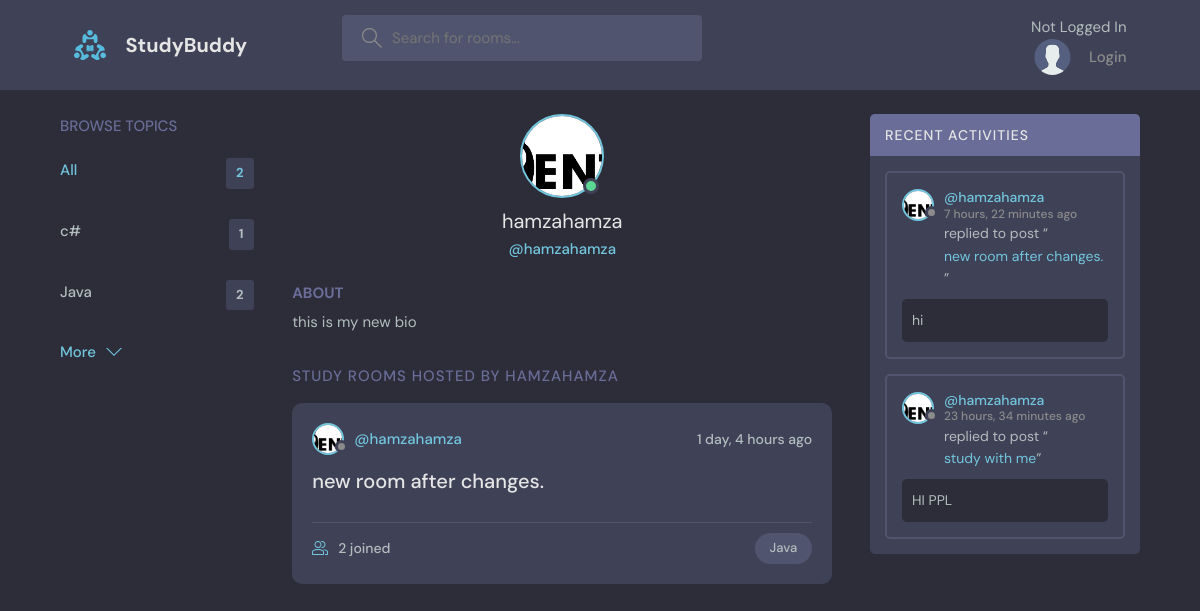
Screenshot of /profile/3/ with the database file from the repository.
### base/models.py (models this page shows, shortened)
class Topic(models.Model):
    name = models.CharField(max_length=200)

class Profile(models.Model):
    user= models.OneToOneField(User,on_delete=models.CASCADE)
    bio = models.TextField(null=True, blank=True)
    avatar= models.ImageField(null=True,default='avatar.svg')

class Room(models.Model):
    host =models.ForeignKey(User, on_delete=models.SET_NULL,null=True)
    topic = models.ForeignKey(Topic, on_delete=models.SET_NULL,null=True)
    name = models.CharField(max_length=200)
    description = models.TextField(null=True, blank=True)
    participants = models.ManyToManyField(User,related_name='participants',blank=True)
    updated = models.DateTimeField(auto_now=True)
    created = models.DateTimeField(auto_now_add=True)
    class Meta:
        ordering= ['-updated','-created']
    def __str__(self) :
        return self.name

class message(models.Model):
    user = models.ForeignKey(User,on_delete=models.CASCADE)
    room = models.ForeignKey(Room, on_delete=models.CASCADE)
    body = models.TextField()
    updated = models.DateTimeField(auto_now=True)
    created = models.DateTimeField(auto_now_add=True)
    class Meta:
        ordering= ['-updated','-created']

### base/views.py (the view)
# urls.py: path('profile/<str:pk>/',views.userProfile,name='user-profile'),
def userProfile(request,pk):
    user= User.objects.get(id=pk)
    profile=  Profile.objects.get(user=user)
    rooms=user.room_set.all()
    room_message = user.message_set.all()
    topics = Topic.objects.all()
    context={'user':user,
    'rooms':rooms,
    'room_messages':room_message,
    'topics':topics,
    'profile':profile
    }
    return render(request,'base/profile.html',context)

### base/templates/base/profile.html (shortened to what this page needs)
{% extends 'main.html' %}
{% block content %}
  <main class="profile-page layout layout--3">
    <div class="container">
      {% include 'base/topics_component.html' %}
      <div class="roomList">
        <div class="profile">
          <div class="profile__avatar">
            <div class="avatar avatar--large active">
              <img src="{{user.profile.avatar.url}}" />
            </div>
          </div>
          <div class="profile__info">
            <h3>{{user.username}}</h3>
            <p>@{{user.username}}</p>
          </div>
          <div class="profile__about">
            <h3>About</h3>
            <p>
              {{profile.bio}}
            </p>
          </div>
        </div>
        <div class="roomList__header">
          <div>
            <h2>Study Rooms Hosted by {{user.username}}</a>
            </h2>
          </div>
        </div>
        {% include 'base/feed_component.html'%}
      </div>
      {% include 'base/activity_component.html' %}
    </div>
  </main>
{%endblock content %}

### templates/main.html (shortened to what this page needs)
<!DOCTYPE html>
{% load static %}
<html lang="en">
  <head>
    <link rel="stylesheet" href="{% static 'styles/style.css' %}" />
  </head>
  <body>
    {% include 'navbar.html' %}
    {%block content%}
    {%endblock%}
  </body>
</html>

### templates/navbar.html (shortened to what this page needs)
{% load static%}
<header class="header header--loggedIn">
<div class="container">
    <a href="{%url 'home' %} " class="header__logo">
      <img src="{% static 'images/logo.svg' %}" />
      <h1>StudyBuddy</h1>
    </a>
    <form class="header__search" method="GET" action="{%url 'home' %}" >
      <label>
        <input name="q" placeholder="Search for rooms..."  autocomplete="off"/>
      </label>
    </form>
    <nav class="header__menu">
      {% if request.user.is_authenticated %}
      <div class="header__user">
        <a href="{%url 'update-user'%}">
          <div class="avatar avatar--medium active">
            <img src="{{request.user.profile.avatar.url}}" />
          </div>
          <p>{{request.user}} <span>@{{request.user}}</span></p>
        </a>
        <button class="dropdown-button">
          <svg version="1.1" xmlns="http://www.w3.org/2000/svg" width="32" height="32" viewBox="0 0 32 32">
            <title>chevron-down</title>
            <path d="M16 21l-13-13h-3l16 16 16-16h-3l-13 13z"></path>
          </svg>
        </button>
      </div>
      {%else%}
      Not Logged In
      <a href="{% url 'login'%}">
        <img src="{% static 'images/avatar.svg'%}" />
        <p>Login</p>
      </a>
      {% endif %}
    </nav>
  </div>
</header>

### base/templates/base/topics_component.html
<div class="topics">
    <div class="topics__header">
      <h2>Browse Topics</h2>
    </div>
    <ul class="topics__list">
      <li>
        <a href="{%url 'home'%}" class="active">All <span>{{topics.count}}</span></a>
      </li>
      {%for topic in topics%}
      <li>
        <a href="{% url 'home' %}?q={{topic.name}}">{{topic.name}} <span>{{topic.room_set.all.count}}</span></a>
      </li>
    {%endfor%}
    </ul>
    <a class="btn btn--link" href="{%url 'browse-topics' %}">
      More
      <svg version="1.1" xmlns="http://www.w3.org/2000/svg" width="32" height="32" viewBox="0 0 32 32">
        <title>chevron-down</title>
        <path d="M16 21l-13-13h-3l16 16 16-16h-3l-13 13z"></path>
      </svg>
    </a>
  </div>

### base/templates/base/feed_component.html (shortened to what this page needs)
{%for room in rooms  %}
<div class="roomListRoom">
  <div class="roomListRoom__header">
    <a href="{%url 'user-profile' room.host.id%}" class="roomListRoom__author">
      <div class="avatar avatar--small">
        <img src="{{room.host.profile.avatar.url}}" />
      </div>
      <span>@{{room.host.username}}</span>
    </a>
    <div class="roomListRoom__actions">
      <span>{{room.created|timesince}} ago</span>
    </div>
  </div>
  <div class="roomListRoom__content">
    <a href="{% url 'room' room.id %}">{{room.name}}</a>
  </div>
  <div class="roomListRoom__meta">
    <a href="{% url 'room' room.id %}" class="roomListRoom__joined">
      {{room.participants.all.count}} joined
    </a>
    <p class="roomListRoom__topic"> {{room.topic.name}} </p>
  </div>
</div>
{%endfor%}

### base/templates/base/activity_component.html (shortened to what this page needs)
<div class="activities">
    <div class="activities__header">
      <h2>Recent Activities</h2>
    </div>
    {%for msg in room_messages%}
    <div class="activities__box">
      <div class="activities__boxHeader roomListRoom__header">
        <a href="{% url 'user-profile' msg.user.id %}" class="roomListRoom__author">
          <div class="avatar avatar--small">
            <img src="{{msg.user.profile.avatar.url}}" />
          </div>
          <p>
            @{{msg.user}}
            <span>{{msg.created|timesince}} ago</span>
          </p>
        </a>
      </div>
      <div class="activities__boxContent">
        <p>replied to post “<a href="{% url 'room' msg.room.id%}">{{msg.room}}</a>”</p>
        <div class="activities__boxRoomContent">
          {{msg.body}}
        </div>
      </div>
    </div>
    {%endfor%}
  </div>

### rows the page displays
Topic: name "c#", room_set.all.count "1"
Topic: name "Java", room_set.all.count "2"
Profile: bio "this is my new bio"
Room: host.profile.avatar (picture), host.username "hamzahamza", created "1 day, 4 hours", name "new room after changes.", participants.all.count "2", topic.name "Java"
message: user.profile.avatar (picture), user "hamzahamza", created "7 hours, 22 minutes", room "new room after changes.", body "hi"
message: user.profile.avatar (picture), user "hamzahamza", created "23 hours, 34 minutes", room "study with me", body "HI PPL"

### other values shown
{{ topics.count }} "2"
{{ user.username }} "hamzahamza"
{{ user.username }} "HAMZAHAMZA"
